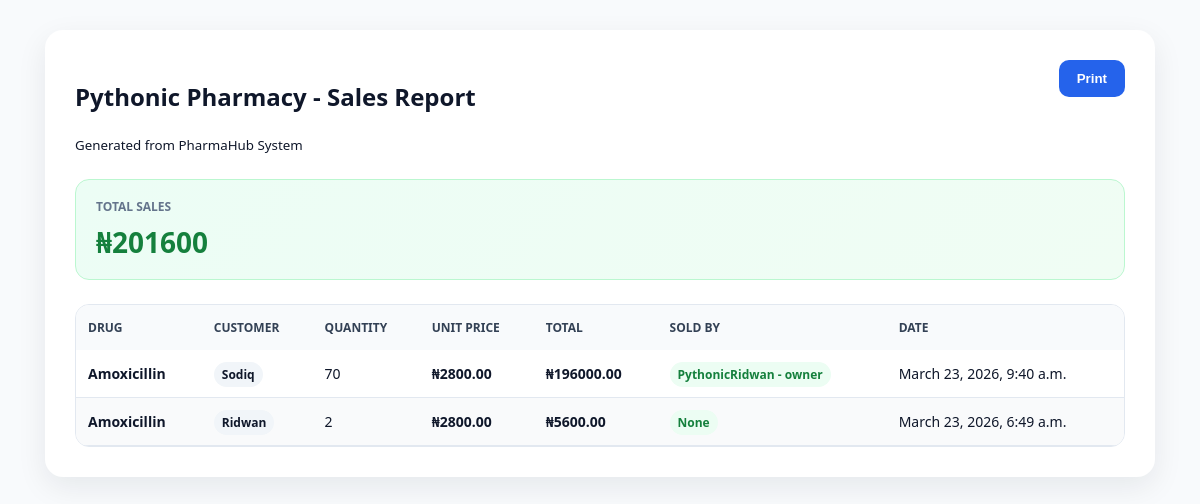
The page /reports/sales/print/ (signed in) on the database as committed earlier.
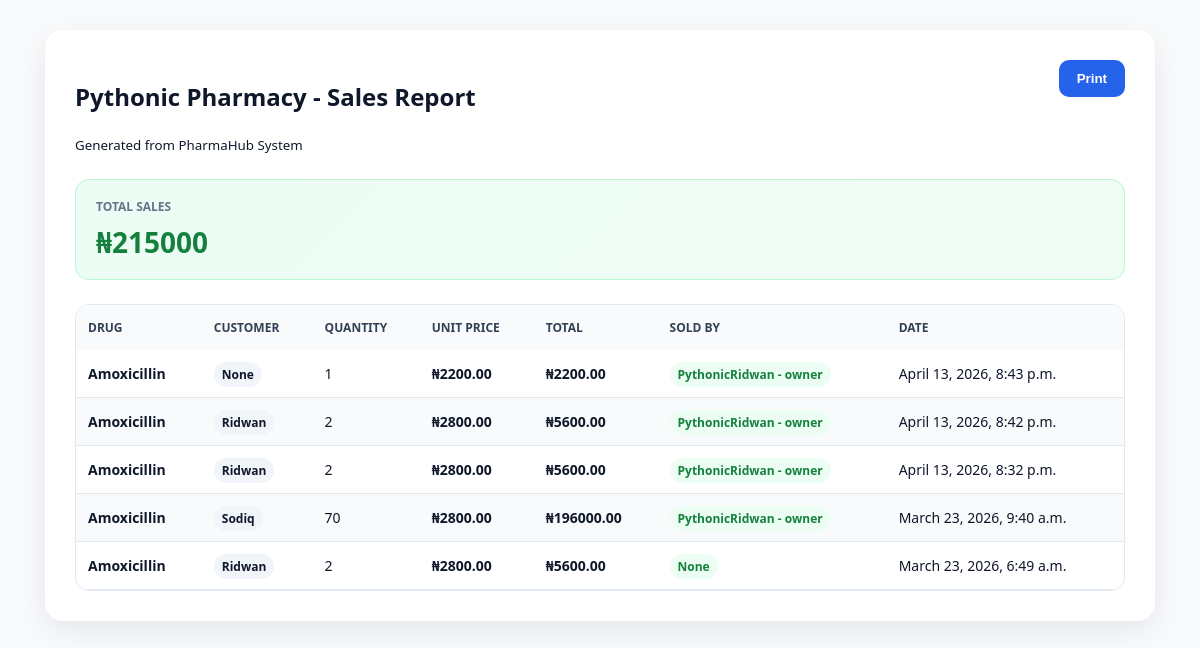
The same page on the database as committed later.
### sales/models.py (models this page shows, shortened)
class Sale(models.Model):
    pharmacy = models.ForeignKey(
        Pharmacy,
        on_delete=models.CASCADE,
        related_name='sales'
    )
    drug = models.ForeignKey(
        Drug,
        on_delete=models.CASCADE,
        related_name='sales'
    )
    sold_by = models.ForeignKey(
        settings.AUTH_USER_MODEL,
        on_delete=models.SET_NULL,
        null=True,
        blank=True
    )
    customer_name = models.CharField(max_length=255, blank=True, null=True)
    quantity = models.PositiveIntegerField()
    unit_price = models.DecimalField(max_digits=12, decimal_places=2)
    total_price = models.DecimalField(max_digits=12, decimal_places=2, blank=True, null=True)
    note = models.TextField(blank=True, null=True)
    date = models.DateTimeField(auto_now_add=True)
    class Meta:
        ordering = ['-date']

### drugs/models.py (models this page shows, shortened)
class Drug(models.Model):
    pharmacy = models.ForeignKey(
        Pharmacy,
        on_delete=models.CASCADE,
        related_name='drugs'
    )
    drug_name = models.CharField(max_length=255)
    category = models.CharField(max_length=100, blank=True, null=True)
    batch_number = models.CharField(max_length=100, blank=True, null=True)
    quantity = models.PositiveIntegerField(default=0)
    unit_price = models.DecimalField(max_digits=12, decimal_places=2, default=0.00)
    expiry_date = models.DateField()
    manufacturer = models.CharField(max_length=255, blank=True, null=True)
    created_at = models.DateTimeField(auto_now_add=True)
    class Meta:
        ordering = ['drug_name']

### accounts/models.py (models this page shows, shortened)
class User(AbstractUser):
    ROLE_CHOICES = (
        ('owner', 'Owner'),
        ('admin', 'Admin'),
        ('pharmacist', 'Pharmacist'),
        ('cashier', 'Cashier'),
        ('staff', 'Staff'),
    )
    pharmacy = models.ForeignKey(
        Pharmacy,
        on_delete=models.CASCADE,
        related_name='users',
        null=True,
        blank=True
    )
    role = models.CharField(max_length=20, choices=ROLE_CHOICES, default='staff')
    def __str__(self):
        return f"{self.username} - {self.role}"

### subscriptions/decorators.py (the view)
    def wrapper(request, *args, **kwargs):
        user = request.user
        if not hasattr(user, 'pharmacy') or user.pharmacy is None:
            messages.error(request, "You are not assigned to any pharmacy.")
            return redirect('dashboard')
        subscription = Subscription.objects.filter(
            pharmacy=user.pharmacy,
            is_current=True
        ).first()
        if subscription is None:
            messages.error(request, "No subscription found. Please choose a plan.")
            return redirect('plan_list')
        today = timezone.now().date()
        if subscription.status in ['trial', 'active']:
            if not subscription.end_date or subscription.end_date >= today:
                return view_func(request, *args, **kwargs)
        messages.error(request, "Your subscription is inactive or expired. Please renew to continue.")
        return redirect('plan_list')

### reports/views.py (called while the page is built)
def check_access(request):
    if request.user.role not in ALLOWED_ROLES:
        raise PermissionDenied("You do not have permission to view reports.")
    if not hasattr(request.user, 'pharmacy') or request.user.pharmacy is None:
        messages.error(request, "You are not assigned to any pharmacy.")
        return None
    return request.user.pharmacy

@login_required
@subscription_required
@pharmacy_active_required
def print_sales_report(request):
    pharmacy = check_access(request)
    if not pharmacy:
        return redirect('dashboard')
    sales = Sale.objects.filter(pharmacy=pharmacy).select_related('drug', 'sold_by')
    total_sales = sales.aggregate(total=Sum('total_price'))['total'] or 0
    return render(request, 'reports/print_sales_report.html', {
        'pharmacy_name': pharmacy.name,
        'sales': sales,
        'total_sales': total_sales,
    })

### templates/reports/print_sales_report.html (shortened to what this page needs)
<!DOCTYPE html>
<html>
<head>
</head>
<body>
    <div class="container">
        <div class="header">
            <div>
                <h2>{{ pharmacy_name }} - Sales Report</h2>
                <small>Generated from PharmaHub System</small>
            </div>
            <button class="print-btn" onclick="window.print()">Print</button>
        </div>
        <div class="summary-card">
            <div class="summary-label">Total Sales</div>
            <div class="summary-value">₦{{ total_sales }}</div>
        </div>
        <div class="table-card">
            <table>
                <thead>
                    <tr>
                        <th>Drug</th>
                        <th>Customer</th>
                        <th>Quantity</th>
                        <th>Unit Price</th>
                        <th>Total</th>
                        <th>Sold By</th>
                        <th>Date</th>
                    </tr>
                </thead>
                <tbody>
                    {% for sale in sales %}
                    <tr>
                        <td class="drug">{{ sale.drug.drug_name }}</td>
                        <td><span class="customer">{{ sale.customer_name }}</span></td>
                        <td>{{ sale.quantity }}</td>
                        <td class="amount">₦{{ sale.unit_price }}</td>
                        <td class="amount">₦{{ sale.total_price }}</td>
                        <td><span class="staff">{{ sale.sold_by }}</span></td>
                        <td>{{ sale.date }}</td>
                    </tr>
                    {% empty %}
                    <tr>
                        <td colspan="7" class="empty">No sales recorded.</td>
                    </tr>
                    {% endfor %}
                </tbody>
            </table>
        </div>
    </div>
</body>
</html>

Rows that differ between the two databases and show on the page:
added Sale: drug.drug_name "Amoxicillin", customer_name "None", quantity "1", unit_price "2200.00", total_price "2200.00", sold_by "PythonicRidwan - owner", date "April 13, 2026, 8:43 p.m."
added Sale: drug.drug_name "Amoxicillin", customer_name "Ridwan", quantity "2", unit_price "2800.00", total_price "5600.00", sold_by "PythonicRidwan - owner", date "April 13, 2026, 8:42 p.m."
added Sale: drug.drug_name "Amoxicillin", customer_name "Ridwan", quantity "2", unit_price "2800.00", total_price "5600.00", sold_by "PythonicRidwan - owner", date "April 13, 2026, 8:32 p.m."
Other text that changed with them:
{{ total_sales }}: "201600" → "215000"
